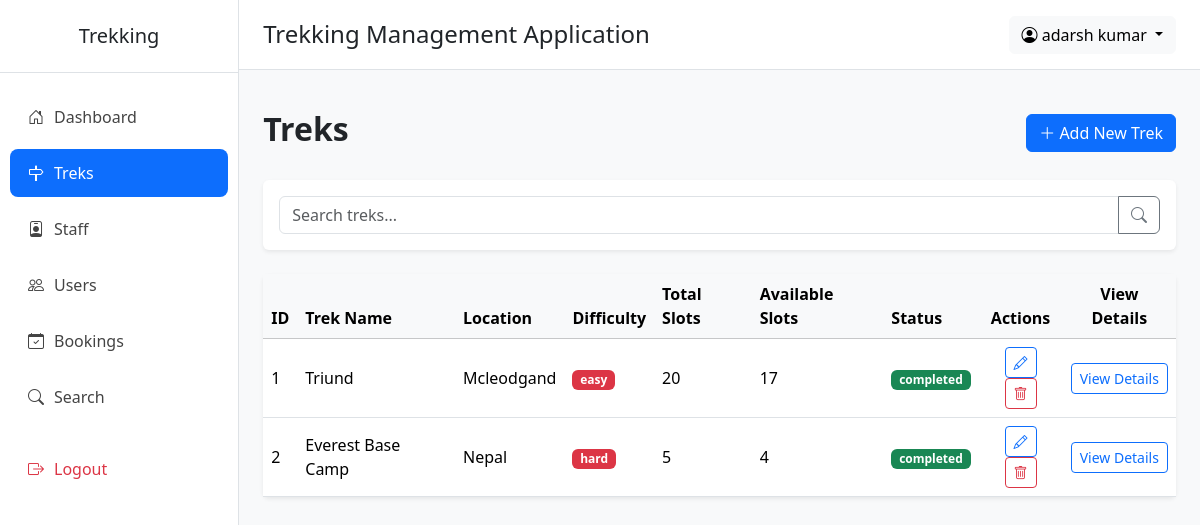
The app's page /admin/treks (signed in), older data.
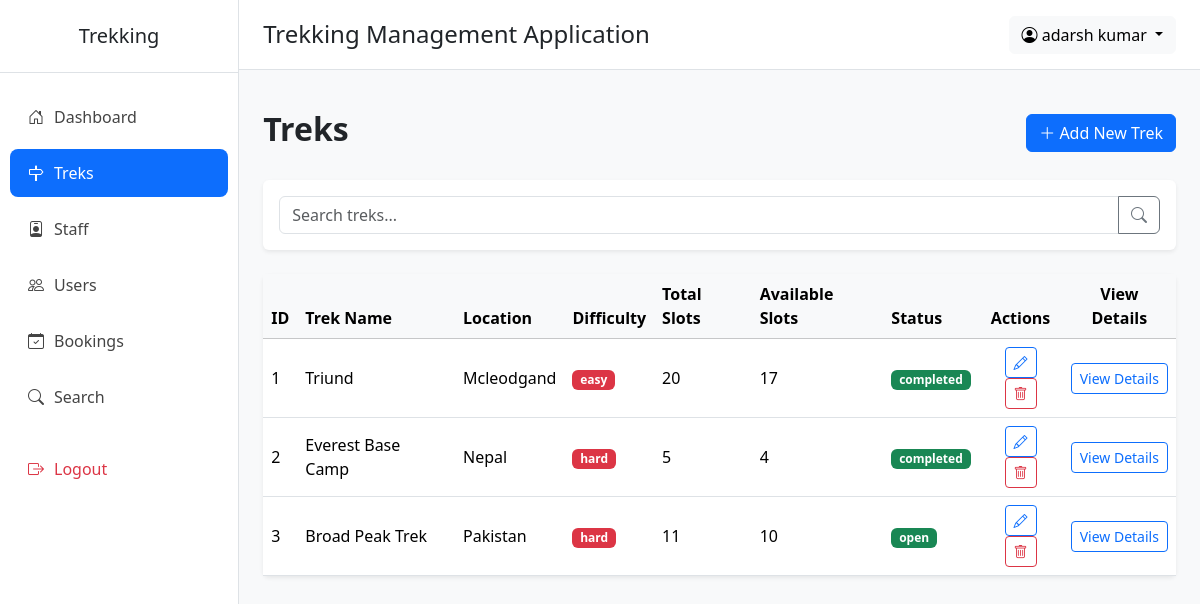
The same page, newer data.
### application/models.py (models this page shows)
class User(db.Model):
    __tablename__="users"
    id=db.Column(db.Integer(),primary_key=True,autoincrement=True)
    name=db.Column(db.String(),nullable=False)
    email=db.Column(db.String(),nullable=False,unique=True)
    phone=db.Column(db.String(),nullable=True)
    password=db.Column(db.String(),nullable=False)
    contact=db.Column(db.String(),nullable=True)
    role=db.Column(db.String(),default="user")       # admin | user | staff
    status=db.Column(db.String(),default="active")   # active | blacklisted | pending | rejected
    created_at=db.Column(db.DateTime(),server_default=db.func.now())
    updated_at=db.Column(db.DateTime(),server_default=db.func.now(),onupdate=db.func.now())
    staff_profile = db.relationship(
        "Staff",
        backref="user",
        uselist=False,
        foreign_keys="Staff.userid"
    )
    bookings = db.relationship(
        "Booking",
        backref="user",
        cascade="all, delete-orphan"
    )

class Trek(db.Model):
    __tablename__="treks"
    id = db.Column(db.Integer(),primary_key=True)
    name = db.Column(db.String(),nullable=False)
    location = db.Column(db.String(),nullable=False)
    price=db.Column(db.Integer(),nullable=False)
    difficulty = db.Column(db.String(),nullable=False) # Easy | Medium | Hard
    duration_days = db.Column(db.Integer(),nullable=False)
    total_slots = db.Column(db.Integer(),nullable=False)
    avl_slots = db.Column(db.Integer(),nullable=False)
    assigned_staff_id = db.Column(db.Integer(),db.ForeignKey("staff.id"),nullable=True)
    status = db.Column(db.String(),default="open") #  open | closed | started | completed
    start_date = db.Column(db.DateTime(),nullable=False)
    end_date = db.Column(db.DateTime(),nullable=False)
    desc = db.Column(db.String(),nullable=True)
    created_by = db.Column(db.Integer(),db.ForeignKey("users.id"),nullable=False)
    created_at = db.Column(db.DateTime(),server_default=db.func.now())
    updated_at = db.Column(db.DateTime(),server_default=db.func.now(),onupdate=db.func.now())
    bookings = db.relationship(
        "Booking",
        backref="trek",
        cascade="all, delete-orphan"
    )

### application/admin_routes.py (the view)
@app.route("/admin/treks")
def admin_trek():
    if("admin_id" not in session):
        return redirect("/login")
    this_admin=User.query.filter_by(id=session["admin_id"]).first()
    all_treks=Trek.query.all()
    return render_template("admin/admin_treks.html",this_admin=this_admin,all_treks=all_treks)

### templates/admin/admin_treks.html (shortened to what this page needs)
{% extends "admin/base.html" %}
{% block content %}
    <div class="d-flex justify-content-between align-items-center mb-4">
        <h2 class="fw-bold">Treks</h2>
        <a href="/trek/add">
            <button class="btn btn-primary">
            <i class="bi bi-plus-lg"></i>
            Add New Trek
        </button>
    </a>
    </div>
    <div class="card shadow-sm border-0 mb-4">
        <div class="card-body">
            <form action="/search/trek" method="post">
            <div class="input-group">
                <input
                    type="text"
                    name="text"
                    class="form-control"
                    placeholder="Search treks..."
                >
                <button class="btn btn-outline-secondary">
                    <i class="bi bi-search"></i>
                </button>
            </div>
            </form>
        </div>
    </div>
    <div class="card shadow-sm border-0">
        <div class="card-body p-0">
            <table class="table table-hover align-middle mb-0">
                <thead class="table-light">
                    <tr>
                        <th>ID</th>
                        <th>Trek Name</th>
                        <th>Location</th>
                        <th>Difficulty</th>
                        <th>Total Slots</th>
                        <th>Available Slots</th>
                        <th>Status</th>
                        <th class="text-center">Actions</th>
                        <th class="text-center">View Details</th>
                    </tr>
                </thead>
                <tbody>
                    {% for t in all_treks %}
                    <tr>
                        <td>{{t.id}}</td>
                        <td>{{t.name}}</td>
                        <td>{{t.location}}</td>
                        <td>
                            <span class="badge bg-danger">
                                {{t.difficulty}}
                            </span>
                        </td>
                        <td>{{t.total_slots}}</td>
                        <td>{{t.avl_slots}}</td>
                        <td>
                            <span class="badge bg-success">
                                {{t.status}}
                            </span>
                        </td>
                        <td class="text-center">
                            <a href="/edit/trek/{{t.id}}">
                            <button class="btn btn-sm btn-outline-primary">
                                <i class="bi bi-pencil"></i>
                            </button>
                            </a>
                            <a href="/delete/trek/{{t.id}}">
                            <button class="btn btn-sm btn-outline-danger">
                                <i class="bi bi-trash"></i>
                            </button>
                            </a>
                        </td>
                        <td class="text-center">
                            <a href="/admin/trek_details/{{t.id}}">
                            <button class="btn btn-sm btn-outline-primary">
                                View Details
                            </button>
                            </a>
                        </td>
                    </tr>
                    {% endfor %}
                </tbody>
            </table>
        </div>
    </div>
{% endblock %}

### templates/admin/base.html (shortened to what this page needs)
<!DOCTYPE html>
<html lang="en">
<head>
    <link href="https://cdn.jsdelivr.net/npm/bootstrap@5.3.8/dist/css/bootstrap.min.css" rel="stylesheet">
    <link href="https://cdn.jsdelivr.net/npm/bootstrap-icons@1.11.3/font/bootstrap-icons.css" rel="stylesheet">
</head>
<body>
<div class="d-flex">
    <div class="sidebar">
        <h5 class="text-center py-4 border-bottom">
            Trekking
        </h5>
        <ul class="nav flex-column mt-3">
            <li class="nav-item">
                <a class="nav-link {% if request.path == '/admin/dashboard' %}active{% endif %}" href="/admin/dashboard">
                    <i class="bi bi-house-door"></i>Dashboard
                </a>
            </li>
            <li class="nav-item">
                <a class="nav-link {% if '/admin/trek' in request.path %}active{% endif %}" href="/admin/treks">
                    <i class="bi bi-signpost"></i>Treks
                </a>
            </li>
            <li class="nav-item">
                <a class="nav-link {% if '/admin/staff' in request.path %}active{% endif %}" href="/admin/staff">
                    <i class="bi bi-person-badge"></i>Staff
                </a>
            </li>
            <li class="nav-item">
                <a class="nav-link {% if '/admin/users' in request.path %}active{% endif %}" href="/admin/users">
                    <i class="bi bi-people"></i>Users
                </a>
            </li>
            <li class="nav-item">
                <a class="nav-link {% if '/admin/all/booking' in request.path %}active{% endif %}" href="/admin/all/booking">
                    <i class="bi bi-calendar-check"></i>Bookings
                </a>
            </li>
            <li class="nav-item">
                <a class="nav-link {% if '/admin/search' in request.path %}active{% endif %} " href="/admin/search">
                    <i class="bi bi-search"></i>Search
                </a>
            </li>
            <li class="nav-item mt-3">
                <a class="nav-link text-danger" href="/logout">
                    <i class="bi bi-box-arrow-right"></i>Logout
                </a>
            </li>
        </ul>
    </div>
    <div class="flex-grow-1">
        <nav class="navbar topbar px-4">
            <h4 class="mb-0">
                Trekking Management Application
            </h4>
            <div class="dropdown">
                <button class="btn btn-light dropdown-toggle"
                        data-bs-toggle="dropdown">
                    <i class="bi bi-person-circle"></i>
                    {{ this_admin.name }}
                </button>
            </div>
        </nav>
        <div class="container-fluid p-4">
            {% block content %}
            {% endblock %}
        </div>
    </div>
</div>
</body>
</html>

### templates/admin/base.html (style rules this page uses)
body { background:#f8f9fa; overflow-x:hidden; }
.sidebar { width:240px; min-height:100vh; background:#fff; border-right:1px solid #dee2e6; }
.sidebar .nav-link { color:#444; padding:12px 18px; border-radius:8px; margin:4px 10px; font-weight:500; transition:.3s; }
.sidebar .nav-link:hover, .sidebar .nav-link.active { background:#0d6efd; color:white; }
.sidebar i { margin-right:10px; }
.topbar { background:#fff; border-bottom:1px solid #dee2e6; height:70px; }

Row changes from the older to the newer data that the page shows:
added Trek: id "3", name "Broad Peak Trek", location "Pakistan", difficulty "hard", total_slots "11", avl_slots "10", status "open"
